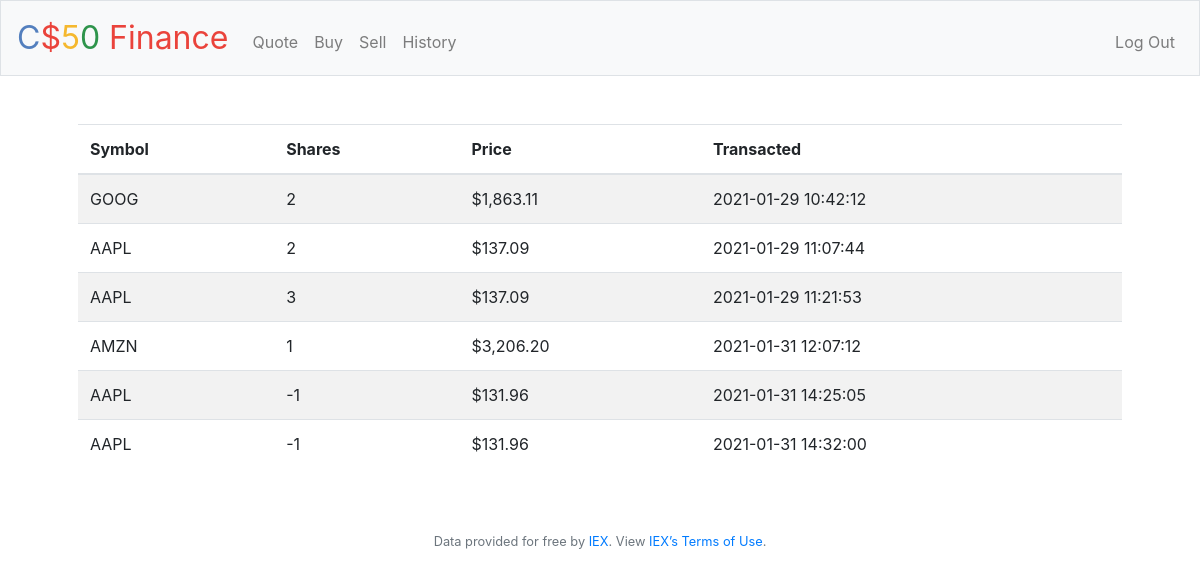
The app's page /history (signed in) with its own data.
### tables this page shows
CREATE TABLE history (
id INTEGER PRIMARY KEY,
   symbol TEXT NOT NULL,
shares INTEGER NOT NULL,
price INTEGER NOT NULL,
transacted TIMESTAMP DEFAULT CURRENT_TIMESTAMP NOT NULL,
user_id INTEGER NOT NULL,
FOREIGN KEY (user_id) 
          REFERENCES users (id)
);

### application.py (the view)
@app.route("/history")
@login_required
def history():
    user_history = db.execute("SELECT * FROM history WHERE user_id = ?", session["user_id"])
    return render_template("history.html", user_history=user_history)

### application.py (called while the page is built)
@app.after_request
def after_request(response):
    response.headers["Cache-Control"] = "no-cache, no-store, must-revalidate"
    response.headers["Expires"] = 0
    response.headers["Pragma"] = "no-cache"
    return response

### helpers.py (called while the page is built)
def login_required(f):
    @wraps(f)
    def decorated_function(*args, **kwargs):
        if session.get("user_id") is None:
            return redirect("/login")
        return f(*args, **kwargs)
    return decorated_function

def usd(value):
    return f"${value:,.2f}"

### templates/history.html (shortened to what this page needs)
{% extends "layout.html" %}
{% block main %}
    <table>
        <thead>
            <tr>
                <th>Symbol</th>
                <th>Shares</th>
                <th>Price</th>
                <th>Transacted</th>
            </tr>
        </thead>
        <tbody>
            {% for stock in user_history %}
                <tr>
                    <td>{{ stock.symbol }}</td>
                    <td>{{ stock.shares }}</td>
                    <td>{{ stock.price | usd }}</td>
                    <td>{{ stock.transacted }}</td>
                </tr>
            {% endfor %}
        </tbody>
    </table>
{% endblock %}

### templates/layout.html (shortened to what this page needs)
<!DOCTYPE html>
<html lang="en">
    <head>
        <link rel="stylesheet" href="https://cdn.jsdelivr.net/npm/bootstrap@4.5.3/dist/css/bootstrap.min.css">
        <link href="/static/styles.css" rel="stylesheet">
    </head>
    <body>
        <nav class="navbar navbar-expand-md navbar-light bg-light border">
            <a class="navbar-brand" href="/"><span class="blue">C</span><span class="red">$</span><span class="yellow">5</span><span class="green">0</span> <span class="red">Finance</span></a>
            <div class="collapse navbar-collapse" id="navbar">
                {% if session.user_id %}
                    <ul class="navbar-nav mr-auto mt-2">
                        <li class="nav-item"><a class="nav-link" href="/quote">Quote</a></li>
                        <li class="nav-item"><a class="nav-link" href="/buy">Buy</a></li>
                        <li class="nav-item"><a class="nav-link" href="/sell">Sell</a></li>
                        <li class="nav-item"><a class="nav-link" href="/history">History</a></li>
                    </ul>
                    <ul class="navbar-nav ml-auto mt-2">
                        <li class="nav-item"><a class="nav-link" href="/logout">Log Out</a></li>
                    </ul>
                {% else %}
                    <ul class="navbar-nav ml-auto mt-2">
                        <li class="nav-item"><a class="nav-link" href="/register">Register</a></li>
                        <li class="nav-item"><a class="nav-link" href="/login">Log In</a></li>
                    </ul>
                {% endif %}
            </div>
        </nav>
        <main class="container p-5">
            {% block main %}{% endblock %}
        </main>
        <footer class="small text-center text-muted">
            Data provided for free by <a href="https://iextrading.com/developer">IEX</a>. View <a href="https://iextrading.com/api-exhibit-a/">IEX’s Terms of Use</a>.
        </footer>
    </body>
</html>

### static/styles.css (style rules this page uses)
nav .navbar-brand { font-size: xx-large; }
nav .navbar-brand .blue { color: #537fbe; }
nav .navbar-brand .red { color: #ea433b; }
nav .navbar-brand .yellow { color: #f5b82e; }
nav .navbar-brand .green { color: #2e944b; }
main { overflow-x: auto; text-align: center; }
table { text-align: left; border-collapse: collapse; width: 100%; margin-bottom: 1rem; }
thead tr { border-bottom: 2px solid #dee2e6; }
tbody tr:nth-child(odd) { background-color: rgba(0,0,0,.05); }
table td, table th { padding: .75rem; vertical-align: top; border-top: 1px solid #dee2e6; }

### records on screen
history: symbol "GOOG", shares "2", price "$1,863.11", transacted "2021-01-29 10:42:12"
history: symbol "AAPL", shares "2", price "$137.09", transacted "2021-01-29 11:07:44"
history: symbol "AAPL", shares "3", price "$137.09", transacted "2021-01-29 11:21:53"
history: symbol "AMZN", shares "1", price "$3,206.20", transacted "2021-01-31 12:07:12"
history: symbol "AAPL", shares "-1", price "$131.96", transacted "2021-01-31 14:25:05"
history: symbol "AAPL", shares "-1", price "$131.96", transacted "2021-01-31 14:32:00"
